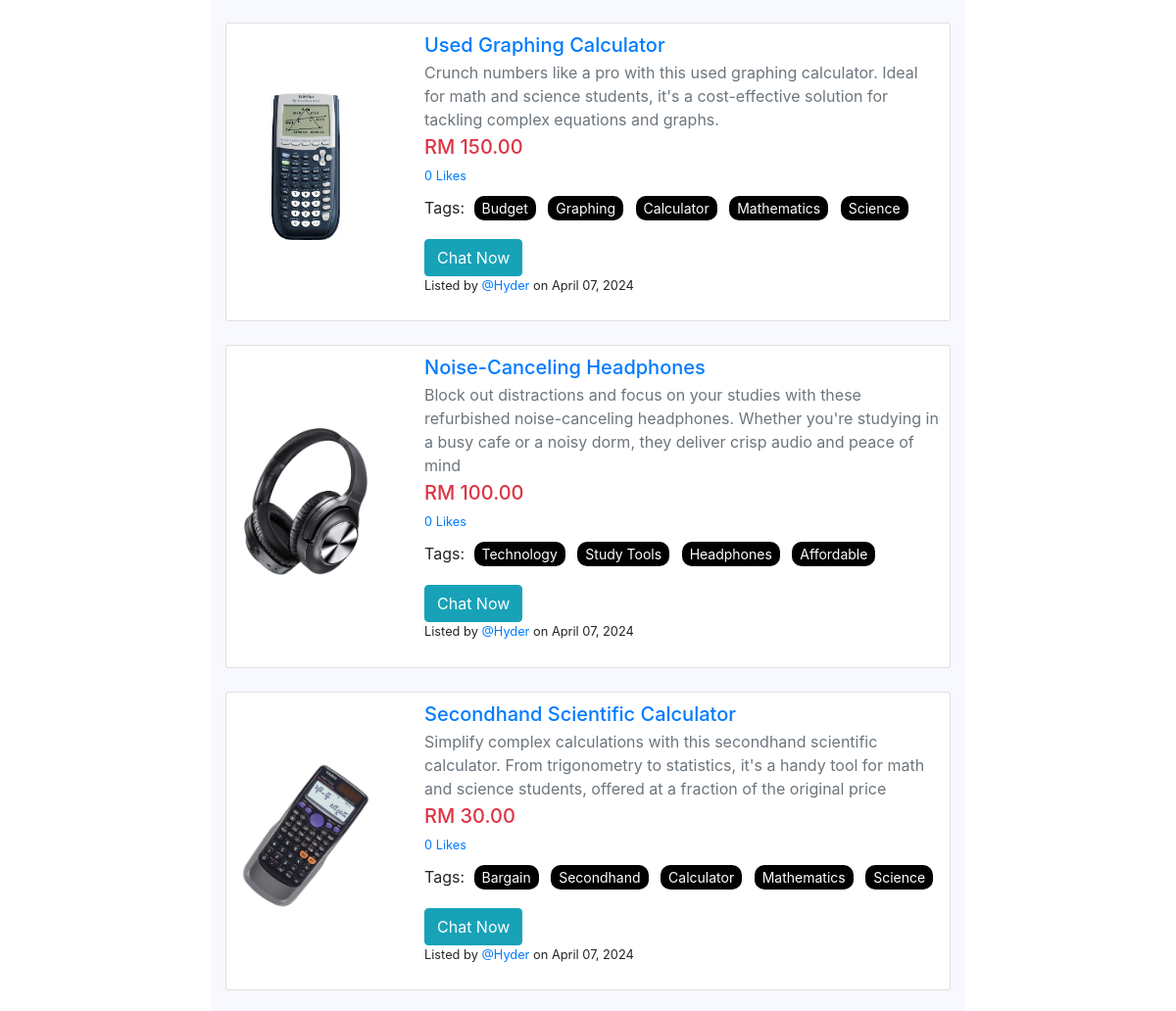
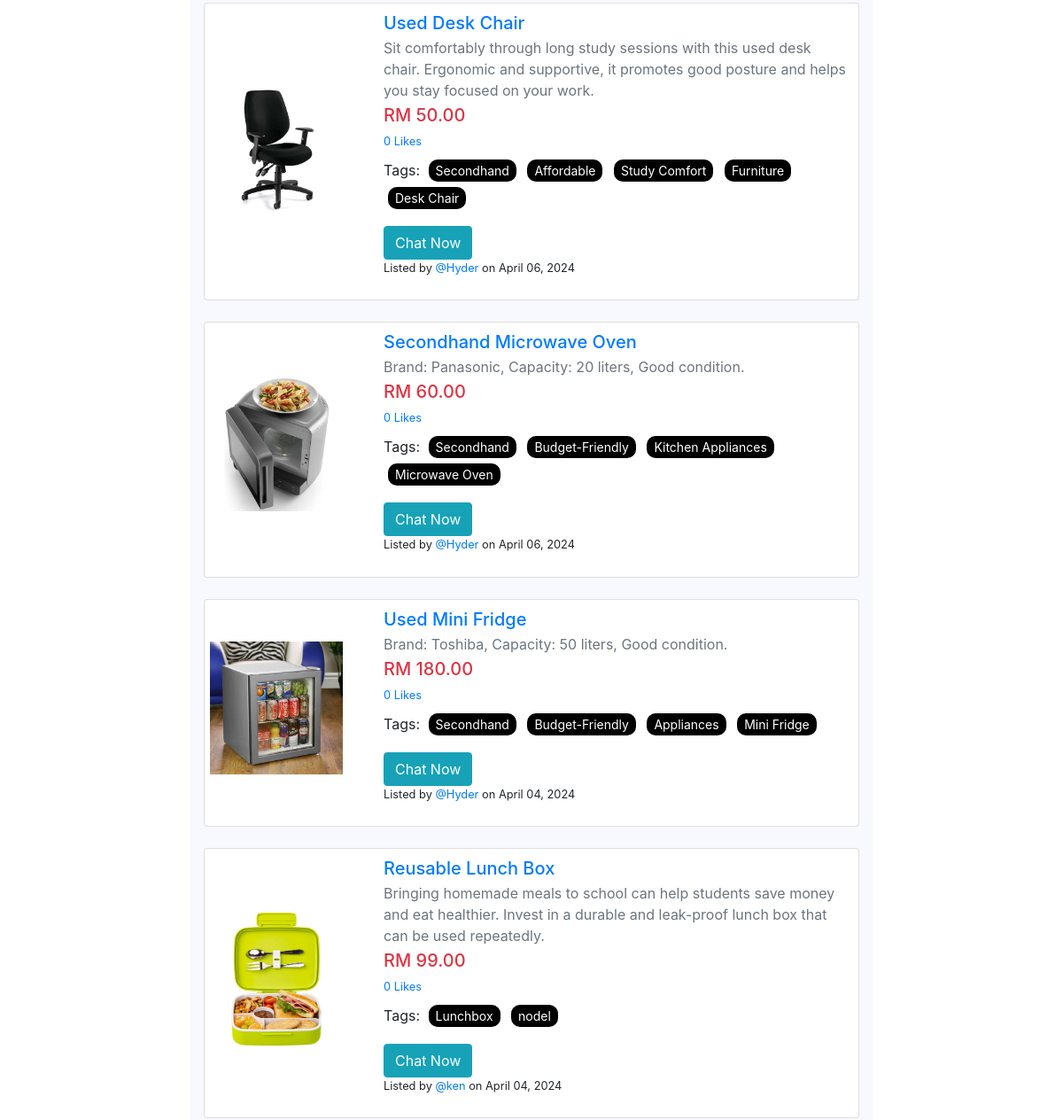
The page /item/?&page=2 (middle part) on the database as committed earlier (2 pictures, top to bottom).
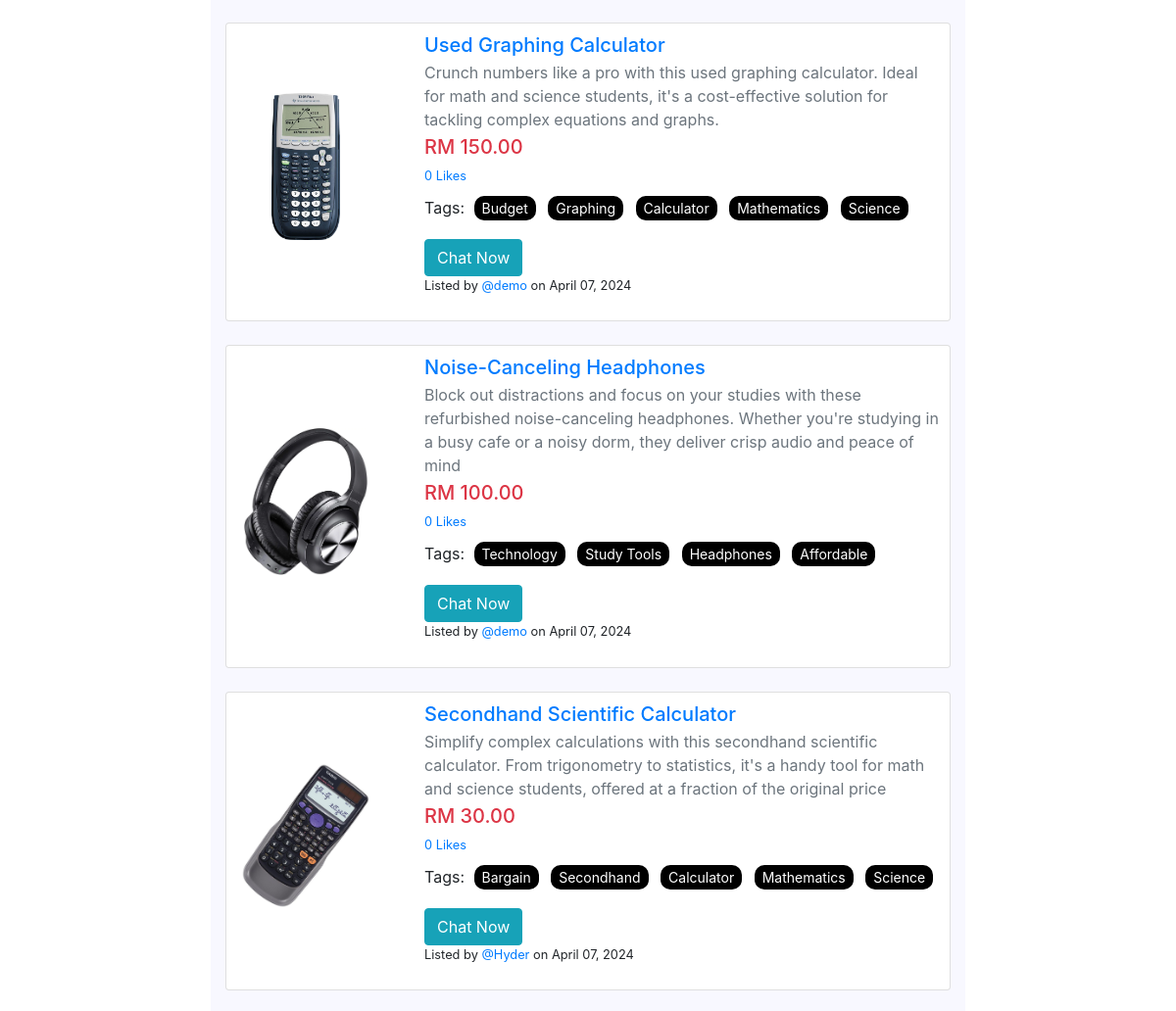
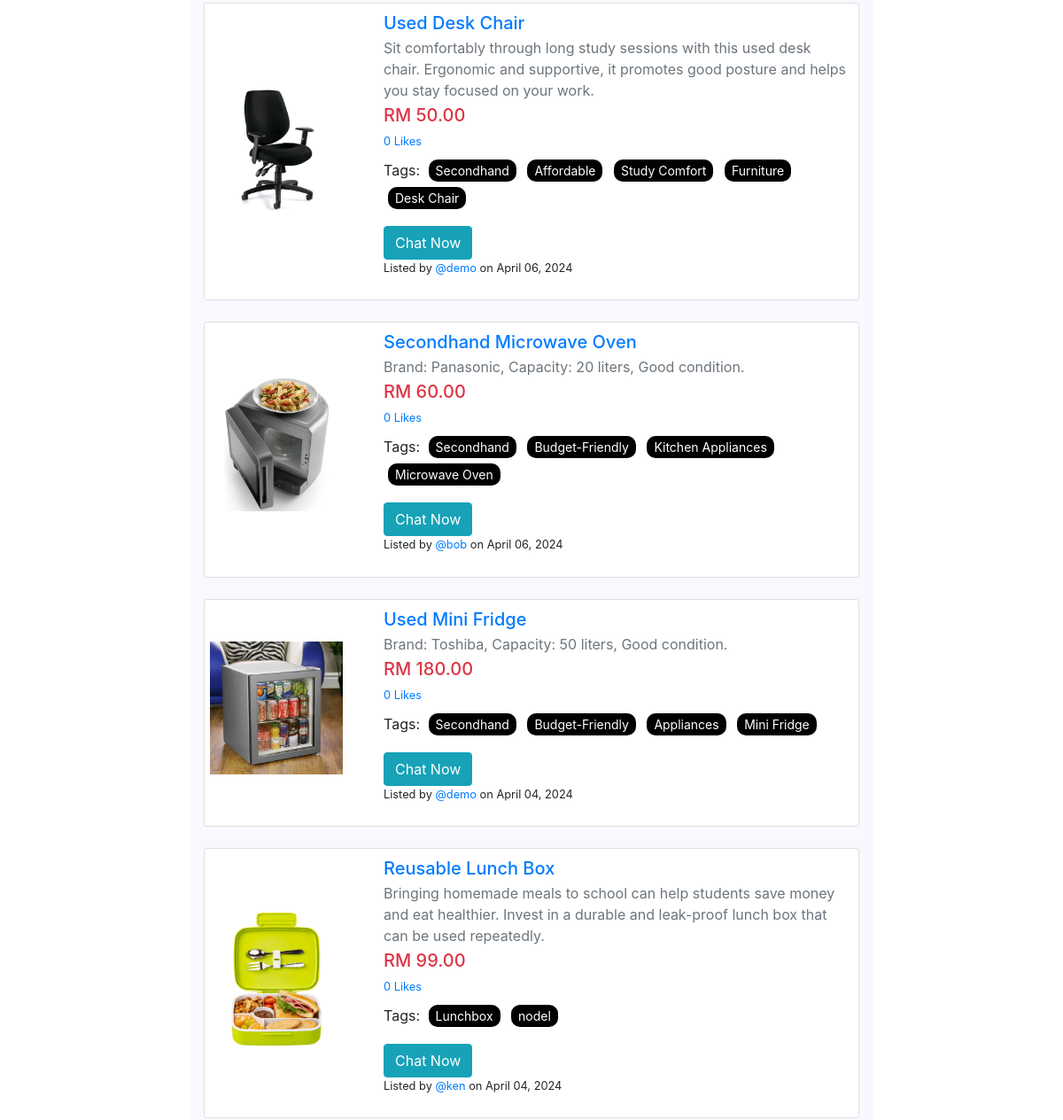
The same page on the database as committed later (2 pictures, top to bottom).
### item/models.py (models this page shows, shortened)
class Item(models.Model):
    tags = TaggableManager()
    item_name = models.CharField(max_length=200)
    item_desc = models.CharField(max_length=200)
    item_detail = models.CharField(max_length=2000)
    item_price = models.DecimalField(max_digits=10, decimal_places=2, validators=[MinValueValidator(Decimal('0.01'))])
    item_image = models.ImageField(upload_to='images_item', default="notfound.png")
    created =  models.DateTimeField(auto_now_add=True)
    user_name = models.ForeignKey(settings.AUTH_USER_MODEL, on_delete=models.CASCADE,default=1)
    liked_by = models.ManyToManyField(settings.AUTH_USER_MODEL, related_name='item_liked',blank= True)

### item/views.py (the view)
# urls.py: path('', views.index, name='index'),
def index(request):
    item_list = Item.objects.select_related('user_name').annotate(like_count=Count('liked_by')).all().order_by('-created')  # Include related user data
    tag = request.GET.get('tag')
    if tag:
        item_list = item_list.filter(tags__name__in=[tag])
    min_price = request.GET.get('min_price')
    max_price = request.GET.get('max_price')
    start_date = request.GET.get('start_date')
    end_date = request.GET.get('end_date')
    show_my_items = request.GET.get('show_my_items', 'off')
    search_type = request.GET.get('search_type')
    search_query = request.GET.get('search_query')
    active_filter_name = None
    active_filter_value = None
    if search_type == 'item_name' and search_query:
        item_list = item_list.filter(item_name__icontains=search_query)
        active_filter_name = 'Item Name'
        active_filter_value = search_query
    elif search_type == 'seller_name' and search_query:
        item_list = item_list.filter(user_name__username__icontains=search_query)
        active_filter_name = 'Seller Name'
        active_filter_value = search_query
    if min_price and max_price:
        item_list = item_list.filter(item_price__gte=min_price, item_price__lte=max_price)
        active_filter_name = 'Price Range'
        active_filter_value = f"{min_price} to {max_price}"
    if start_date:
        start_date = datetime.strptime(start_date, '%Y-%m-%d')
        item_list = item_list.filter(created__gte=start_date)
    if end_date:
        end_date = datetime.strptime(end_date, '%Y-%m-%d')
        end_date = end_date + timedelta(days=1) - timedelta(seconds=1)
        item_list = item_list.filter(created__lt=end_date)  # Using __lt to include "just before midnight"
    if show_my_items == 'on':
        item_list = item_list.filter(user_name=request.user)
        active_filter_name = 'My Items'
        active_filter_value = 'My items'
    page_number = request.GET.get('page')
    paginator = Paginator(item_list, 12)  # Assuming 12 items per page
    page_obj = paginator.get_page(page_number)
    context = {
        'item_list': page_obj,
        'result_count': page_obj.paginator.count,
        'show_my_items': show_my_items,
        'active_filter_name': active_filter_name,
        'active_filter_value': active_filter_value,
        'tag': tag,  # Optionally pass the tag to highlight it or use it in the template
        'start_date': start_date,  # Pass start_date to the template
        'end_date': end_date,  # Pass end_date to the template
        'min_price': min_price,  # Pass min_price to the template
        'max_price': max_price,  # Pass max_price to the template
    }
    return render(request, 'item/index.html', context)

### item/templatetags/item_custom_filters.py (called while the page is built)
@register.filter
def remove_param(request_get, param):
    modified = request_get.copy()
    modified.pop(param, None)
    return modified.urlencode()

### users/context_processors.py (called while the page is built)
def unread_message_count(request):
    if request.user.is_authenticated:
        count = Message.objects.filter(recipient=request.user.profile, is_read=False).count()
        return {'unread_message_count': count}
    return {}

### item/templates/item/index.html (shortened to what this page needs)
{% extends 'users/base.html' %}
{% load static %}
{% load item_custom_filters %}
{% block body %}
<div class="container-fluid">
    <div class="row">
        <section class="col-md-2 filter-column collapse d-md-block" id="filterMenu">
        </section>
        <section class="col-12 col-md-8">
            <div id="item-cards-section" style="background-color: #f8f8ff;padding-top: 10px;">
                <div class="container py-2">
                    {% for item in item_list %}
                    <div class="card mb-4 zoom-card">
                        <div class="row align-items-center">
                            <div class="col-md-3">
                                <div class="bg-image zoom-image ripple" style="overflow: hidden;">
                                    <a href="{% url 'item:detail' item.id %}" class="text-reset">
                                        <img src="{{ item.item_image.url }}" class="img-fluid"
                                            style="width: 100%; height: 150px; object-fit: contain;">
                                    </a>
                                </div>
                            </div>
                            <div class="col-md-9">
                                <div class="card-body item-card-body">
                                    <a href="{% url 'item:detail' item.id %}" class="text-reset">
                                        <h5 class="card-title mb-1">{{ item.item_name }}</h5>
                                        <p class="mb-1 text-muted">{{ item.item_desc }}</p>
                                        <h5 class="mb-2 text-danger">RM {{ item.item_price }}</h5>
                                        <p class="small mb-2">{{ item.like_count }} Likes</p>
                                    </a>
                                    <div>
                                        <div class="tags">
                                            <p>Tags:
                                                {% if item.tags.all %}
                                                {% for tag in item.tags.all %}
                                                <a href="{% url 'item:index' %}?tag={{ tag.name }}"><span
                                                        class="tag">{{tag.name }}</span></a>
                                                {% endfor %}
                                                {% else %}
                                                <small>No Tags</small>
                                                {% endif %}
                                            </p>
                                        </div>
                                        {% if request.user != item.user_name %}
                                        <a id="send-message-btn" href="{% url 'chat' item.user_name.profile.pk %}"
                                            class="btn btn-info">Chat Now</a>
                                        {% else %}
                                        <a href="{% url 'item:update_item' item.id %}"
                                            class="btn btn-outline-warning btn-sm">Edit</a>
                                        <a href="{% url 'item:delete_item' item.id %}"
                                            class="btn btn-outline-danger btn-sm">Delete</a>
                                        {% endif %}
                                    </div>
                                    <p class="small">Listed by <a
                                            href="{% url 'account' item.user_name.username %}">@{{item.user_name}}</a>
                                        on {{ item.created|date:"F d, Y" }}</p>
                                </div>
                            </div>
                        </div>
                    </div>
                    {% empty %}
                    <div class="col-12">
                        <p class="text-center">No items found.</p>
                    </div>
                    {% endfor %}
                </div>
            </div>
        </section>
    </div>
</div>
    {% endblock %}

### users/templates/users/base.html (shortened to what this page needs)
{% load static %}
<!DOCTYPE html>
<html lang="en">
<head>
    <link rel="stylesheet" href="https://cdn.jsdelivr.net/npm/bootstrap@4.0.0/dist/css/bootstrap.min.css"
>
    <link rel="stylesheet" href="{% static 'css/style.css' %}">
    <link href="https://cdnjs.cloudflare.com/ajax/libs/font-awesome/5.15.1/css/all.min.css" rel="stylesheet">
</head>
<body>
    {% block body %}
    {% endblock %}
</body>
</html>

### static/css/style.css (style rules this page uses)
html, body { height: 100%; margin: 0; padding: 0; }
body { display: flex; flex-direction: column; }
.zoom-card { overflow: hidden; }
.zoom-image { transition: transform 0.5s ease; }
#send-message-btn { white-space: nowrap; }
.tags .tag { background-color: #000000; color: white; margin-left: 5px; padding: 2px 8px; border-radius: 10px; font-size: 0.875rem; }
.tag { display: inline-block; background-color: #000000; color: #ffffff; padding: 2px 8px; margin: 3px; border-radius: 3px; font-size: 0.8em; }
#item-cards-section .card { display: flex; flex-direction: column; height: 100%; }
#item-cards-section .card img { margin-bottom: 10px; }
#item-cards-section .card-body { flex-grow: 1; display: flex; flex-direction: column; }
#item-cards-section .card-title { margin-top: 0px; }
#item-cards-section .btn { margin-top: auto; }

### item/templates/item/index.html (style rules this page uses)
.filter-column, .ads-column { padding: 20px; background-color: white; }
.item-card-body { padding: 10px; display: flex; flex-direction: column; }

Rows that differ between the two databases and show on the page:
changed Item "Used Graphing Calculator": user_name "Hyder" → "demo"
changed Item "Noise-Canceling Headphones": user_name "Hyder" → "demo"
changed Item "Used Desk Chair": user_name "Hyder" → "demo"
changed Item "Secondhand Microwave Oven": user_name "Hyder" → "bob"
changed Item "Used Mini Fridge": user_name "Hyder" → "demo"
